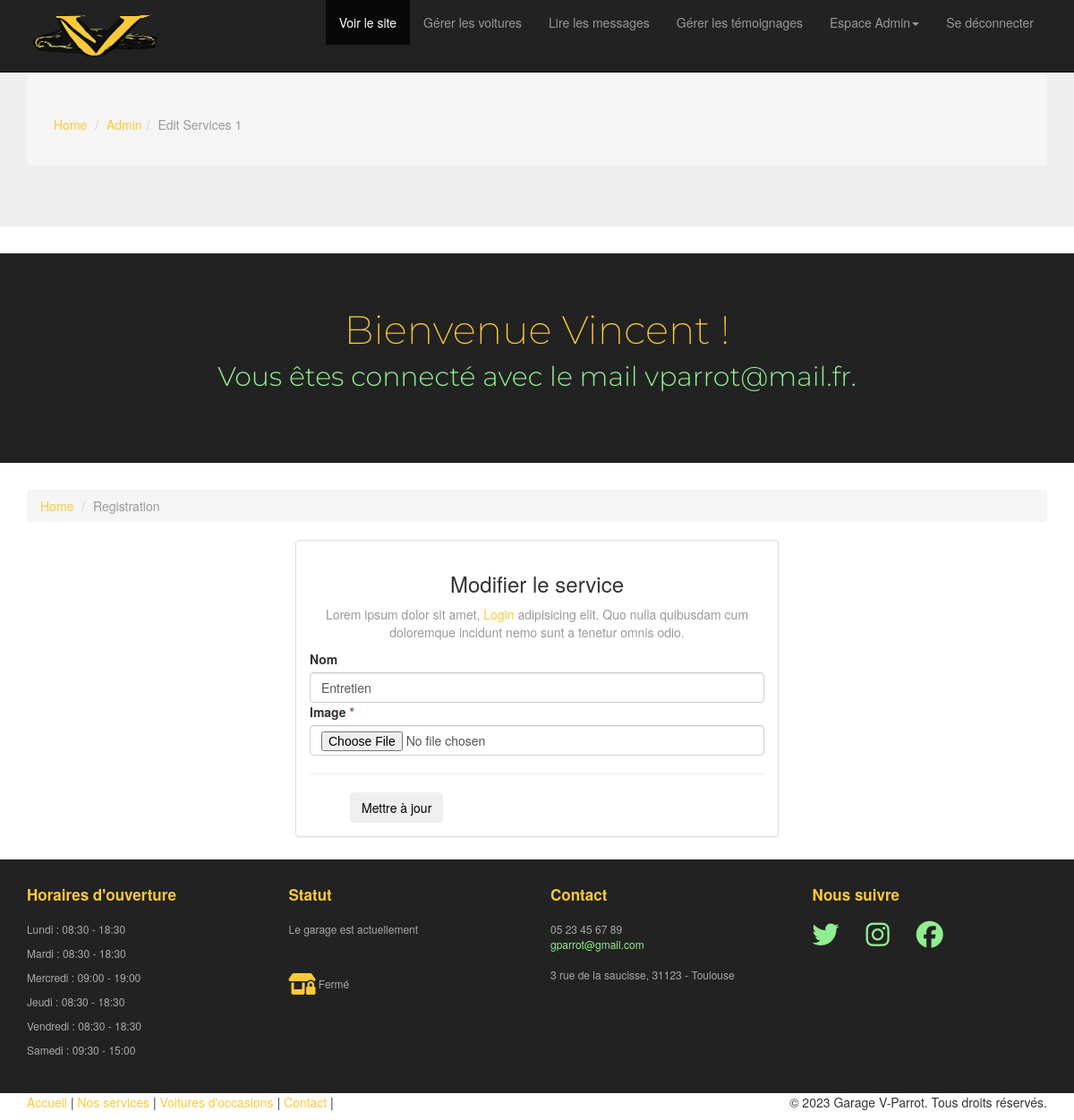
Page /admin/edit-services.php?id=1 (signed in) on the committed database.
### tables this page shows
CREATE TABLE `services` (
  `id` int(11) NOT NULL AUTO_INCREMENT,
  `name` varchar(50) NOT NULL,
  `image` varchar(255) NOT NULL,
  PRIMARY KEY (`id`)
);

CREATE TABLE `opening_hours` (
  `id` int(11) NOT NULL AUTO_INCREMENT,
  `users_id` int(11) NOT NULL,
  `day` varchar(20) NOT NULL,
  `opening_time` time NOT NULL,
  `closing_time` time NOT NULL,
  PRIMARY KEY (`id`),
  KEY `opening_hours_users_id_fk` (`users_id`),
  CONSTRAINT `opening_hours_ibfk_1` FOREIGN KEY (`users_id`) REFERENCES `users` (`id`),
  CONSTRAINT `opening_hours_users_id_fk` FOREIGN KEY (`users_id`) REFERENCES `users` (`id`)
);

### admin/edit-services.php (the view, shortened to what this page needs)
<?php
include 'partials/header.php';
if (isset($_GET['id'])) {
    $id = filter_var($_GET['id'], FILTER_SANITIZE_NUMBER_INT);
    $query = "SELECT * FROM services WHERE id=:id";
    $statement = $pdo->prepare($query);
    $statement->bindValue(':id', $id, PDO::PARAM_INT);
    $statement->execute();
    $service = $statement->fetch(PDO::FETCH_ASSOC);
} else {
    header('Location: manage-service.php');
    die();
}
?>
<header id="head" class="secondary"></header>
<div class="container">
    <ol class="breadcrumb">
        <li><a href="index.html">Home</a></li>
        <li class="active">Registration</li>
    </ol>
    <div class="row">
        <article class="col-xs-12 maincontent">
            <div class="col-md-6 col-md-offset-3 col-sm-8 col-sm-offset-2">
                <div class="panel panel-default">
                    <div class="panel-body">
                        <h3 class="thin text-center">Modifier le service</h3>
                        <p class="text-center text-muted">Lorem ipsum dolor sit amet, <a href="signin.php">Login</a>
                            adipisicing elit. Quo nulla quibusdam cum doloremque incidunt nemo sunt a tenetur omnis
                            odio. </p>
                        <form action="logic/edit-services.php" enctype="multipart/form-data" method="POST">
                            <div class="top-margin">
                                <label>Nom</label>
                                <input type="text" value="<?= $service['name'] ?>" name="name" class="form-control">
                            </div>
                            <div class="top-margin">
                                <label>Image <span class="text-danger">*</span></label>
                                <input type="file" class="form-control" id="image_service" name="image" accept="image/*" required>
                            </div>
                            <hr>
                            <div class="row">
                                <div class="col-lg-4 text-right">
                                    <button class="btn btn-action" name="submit" type="submit">Mettre à jour</button>
                                </div>
                            </div>
                        </form>
                    </div>
                </div>
            </div>
        </article>
    </div>
</div>
<?php
include 'partials/footer.php'; ?>

### admin/partials/footer.php (shortened to what this page needs)
<footer id="footer" class="top-space">
    <div class="footer">
        <div class="container">
            <div class="row">
                <div class="col-md-3 widget">
                    <h3 class="widget-title">Horaires d'ouverture</h3>
                    <div class="widget-body">
                        <?php
                        $days = array(
                            "Lundi" => 1,
                            "Mardi" => 2,
                            "Mercredi" => 3,
                            "Jeudi" => 4,
                            "Vendredi" => 5,
                            "Samedi" => 6,
                        );
                        $horaire_query = "SELECT day, opening_time, closing_time FROM opening_hours";
                        $horaire_stmt = $pdo->query($horaire_query);
                        if ($horaire_stmt) {
                            $horaire_result = $horaire_stmt->fetchAll(PDO::FETCH_ASSOC);
                            foreach ($horaire_result as $row) {
                                $day = $row['day'];
                                $opening_time = date("H:i", strtotime($row['opening_time']));
                                $closing_time = date("H:i", strtotime($row['closing_time']));
                                if (isset($days[$day])) {
                                    echo "<p>{$day} : $opening_time - $closing_time </p>";
                                }
                            }
                        } else {
                            echo "<p>Les horaires d'ouverture ne sont pas disponibles.</p>";
                        }
                        ?>
                    </div>
                </div>
                <div class="col-md-3 widget">
                    <h3 class="widget-title">Statut</h3>
                    <div class="widget-body">
                        <?php
                        $garageStatus = "<i class='fa-solid fa-shop-lock fa-2xl' style='color:#fdc939'></i> Fermé";
                        echo "<p>Le garage est actuellement</p><br><br><p>$garageStatus</p>";
                        ?>
                    </div>
                </div>
                <div class="col-md-3 widget">
                    <h3 class="widget-title">Contact</h3>
                    <div class="widget-body">
                        <p>05 23 45 67 89<br>
                            <a href="mailto:#">gparrot@gmail.com</a><br>
                            <br>
                            3 rue de la saucisse, 31123 - Toulouse
                        </p>
                    </div>
                </div>
                <div class="col-md-3 widget">
                    <h3 class="widget-title">Nous suivre</h3>
                    <div class="widget-body">
                        <p class="follow-me-icons">
                            <a href=""><i class="fa-brands fa-twitter"></i></a>
                            <a href=""><i class="fa-brands fa-instagram"></i></a>
                            <a href=""><i class="fa-brands fa-facebook"></i></a>
                        </p>
                    </div>
                </div>
            </div>
        </div>
    </div>
    <div class="footer2">
        <div class="container">
            <div class="row">
                <div class="col-md-6 widget">
                    <div class="widget-body">
                        <p class="simplenav">
                            <a href="<?= ROOT_URL . 'index.php' ?>">Accueil</a> |
                            <a href="<?= ROOT_URL . 'services.php' ?>">Nos services</a> |
                            <a href="<?= ROOT_URL . 'vents.php' ?>">Voitures d'occasions</a> |
                            <a href="<?= ROOT_URL . 'contact.php' ?>">Contact</a> |
                        </p>
                    </div>
                </div>
                <div class="col-md-6 widget">
                    <div class="widget-body">
                        <p class="text-right">&copy; 2023 Garage V-Parrot. Tous droits réservés.</p>
                    </div>
                </div>
            </div>
        </div>
</footer>
</body>
</html>

### admin/assets/css/main.css (style rules this page uses)
#head { background:#222; min-height:50px; text-align: center; padding-top: 40px; font-family:"Montserrat", Arial; font-weight:300; }
.breadcrumb { background:none; padding:0; margin:30px 0 0px 0; }
.top-space { margin-top: 5px; }
.footer { background: #222; padding: 30px 0 0 0; font-size: 12px; color: #aaa; }
.footer a { color: #90ee90; }
.footer .widget { margin-bottom:30px; }
.footer .widget-title { font-size: 17px; font-weight: bold; color: #fdc939; margin: 0 0 20px; }
.follow-me-icons { font-size:30px; }
.follow-me-icons i { float:left; margin:0 30px 0 0; }

### rows in the picture
services: name "Entretien"
opening_hours: day "Lundi", opening_time "08:30", closing_time "18:30"
opening_hours: day "Mardi", opening_time "08:30", closing_time "18:30"
opening_hours: day "Mercredi", opening_time "09:00", closing_time "19:00"
opening_hours: day "Jeudi", opening_time "08:30", closing_time "18:30"
opening_hours: day "Vendredi", opening_time "08:30", closing_time "18:30"
opening_hours: day "Samedi", opening_time "09:30", closing_time "15:00"

### other values in the picture
$page_title "Admin"
$page_title "Edit Services 1"
$_SESSION['user_name'] "Vincent"
$_SESSION['user_email'] "vparrot@mail.fr"
